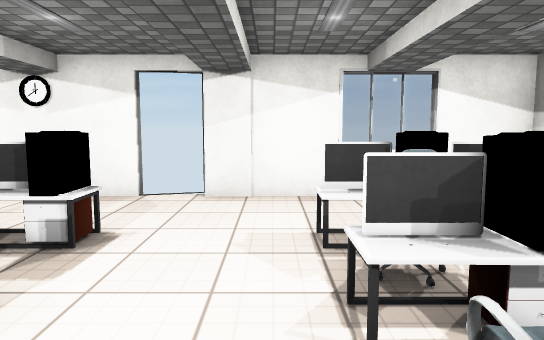
View 1 (above)

19 first-person views from a walk through a scene from a Unity 3-D project. The camera is 1.3 m above the floor, tilts 6° down and sees 70° across. The floor is counted in squares, 1 m on a side. Each view is taken from the middle of a square. On the plan, view 1 faces up. The plan holds only what a view shows up to about 16 squares ahead; the rest is blank. The place goes on beyond the plan. The player character is not drawn. Door leaves are left out, so doorways stand open. Some surface patterns are stand-ins.

View 2
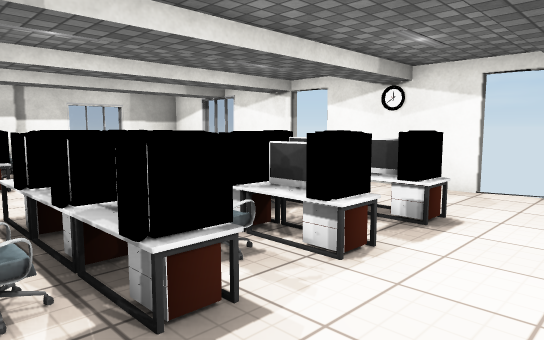

View 3
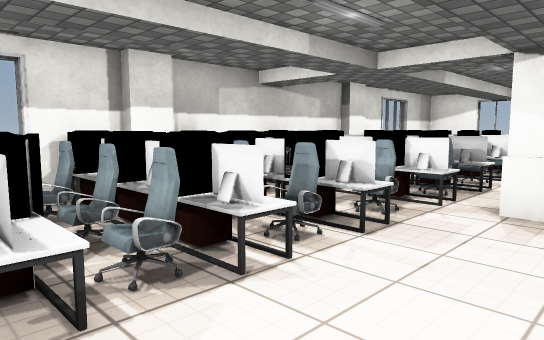

View 4
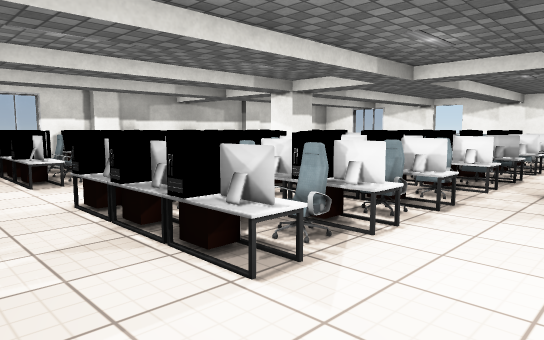

View 5
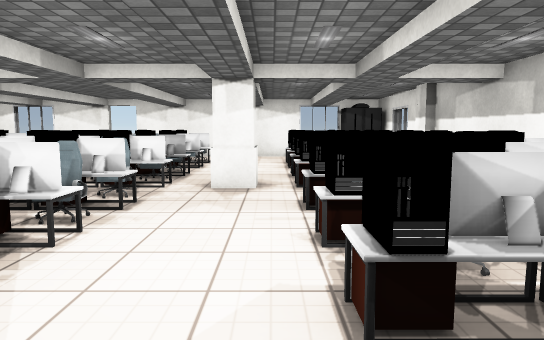

View 6
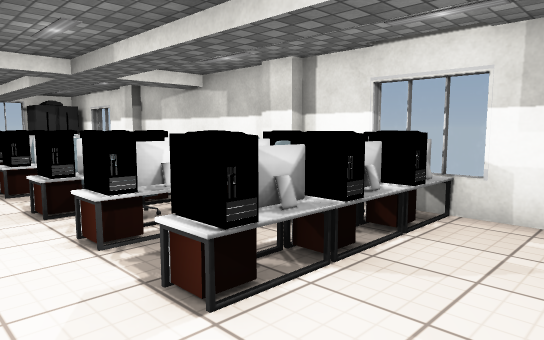

View 7
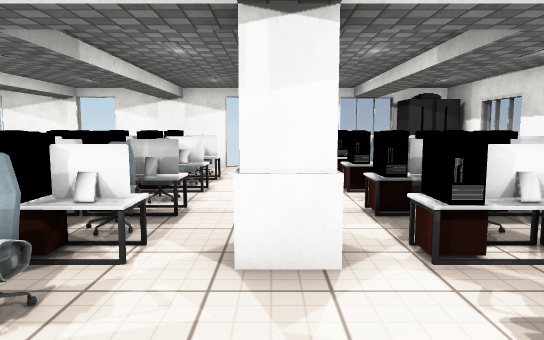

View 8
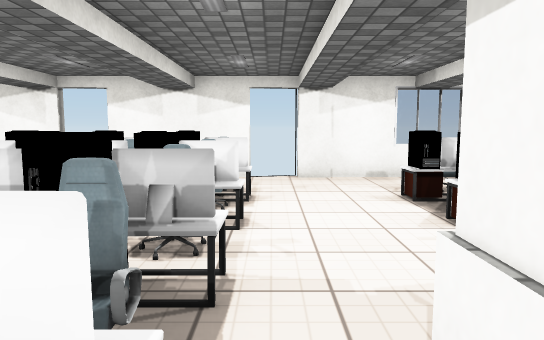

View 9
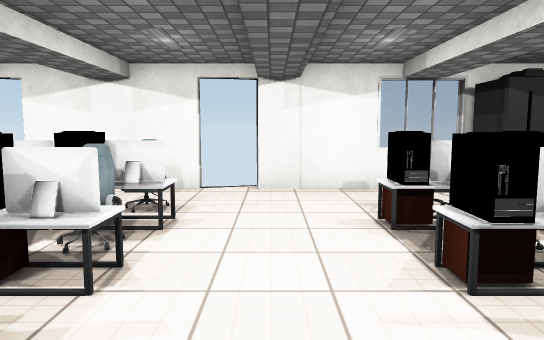

View 10
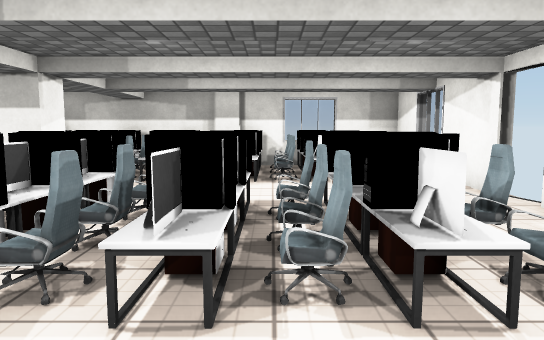

View 11
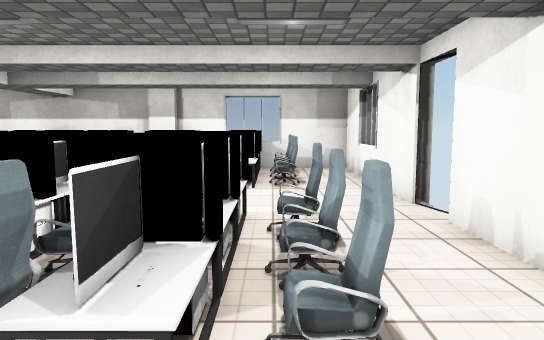

View 12
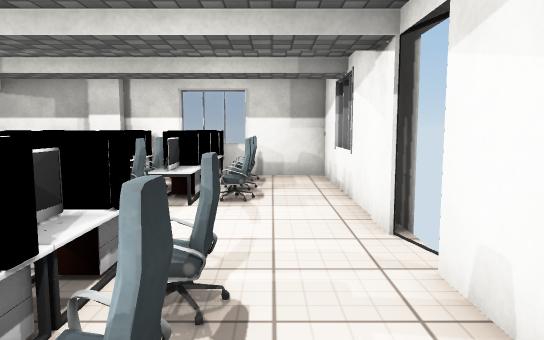

View 13
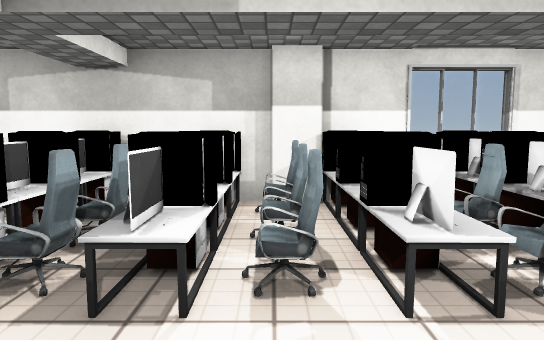

View 14
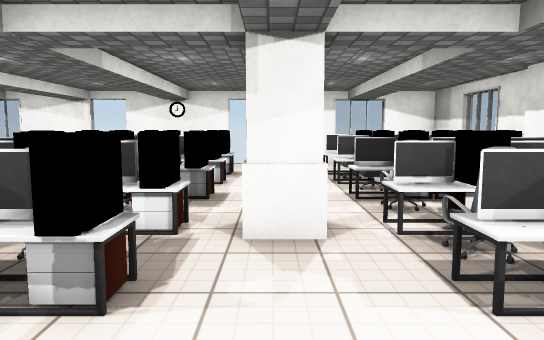

View 15
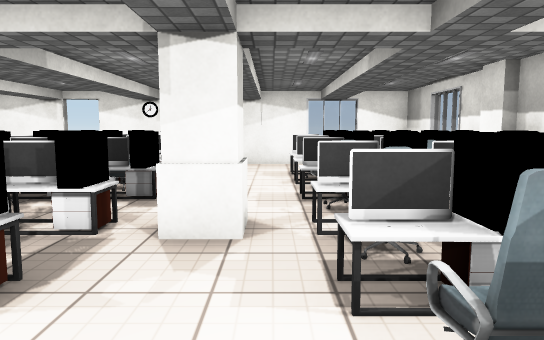

View 16
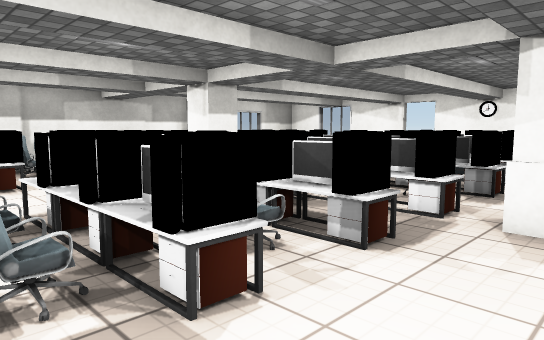

View 17
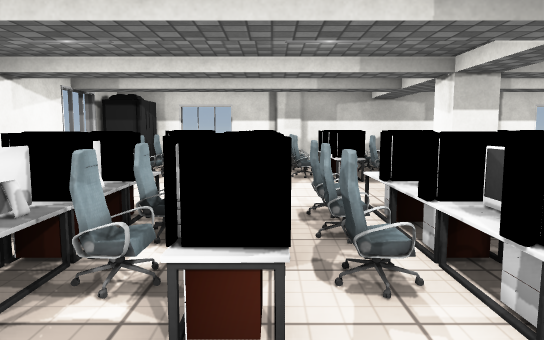

View 18
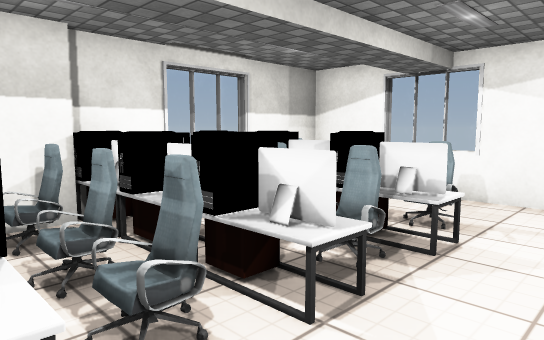

View 19
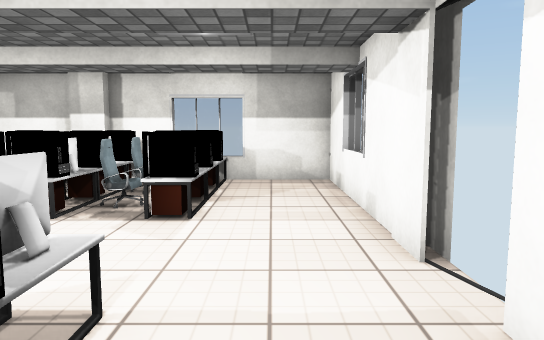

### Floor plan
Points are (right, up) in squares from view 1. A wall is a line through its corners. A room is listed if a view was taken in it or the views show most of it. See-through windows are left out.
Room 1 (views 1, 2, 3, 4, 5, 6, 7, 8, 9, 10, 11, 12, 13, 14, 15, 16, 17, 18, 19)
walls: (-7.7, -1.6) (-7.7, -2.5) (-8.6, -2.5) (-8.6, -1.6) (-7.7, -1.6); (-1.3, -1.6) (-0.4, -1.6) (-0.4, -2.5) (-1.3, -2.5) (-1.3, -1.6); (-14, 0.6) (-14, -5) (-13.7, -5) (-13.7, -5.6); (-13.7, 1.9) (-13.7, 1.4); (-6.5, -11.5) (-2.5, -11.5); (-2.5, 7.5) (-6.5, 7.5); (-7.6, 7.5) (-14, 7.5) (-14, 1.8); (-14, -6.5) (-14, -10.6); (-7.6, 7.8) (-8.4, 7.8); (-1.4, -11.5) (5, -11.5) (5, -6.4); (4.7, -5.6) (4.7, -5); (-1.4, -11.8) (-0.5, -11.8); (5, -5.1) (5, 1) (4.7, 1) (4.7, 1.6); (5, 2.4) (5, 7.5) (-1.4, 7.5); (-12.8, -11.5) (-7.6, -11.5); (5.2, -9.4) (5.2, -8.6); (5.4, 5.2) (4.9, 5.2)
ways out: open door at (-7, -11.5); open door at (-1.7, -11.7); open door at (-1.7, 7.7); gap at (-9, -2); gap at (-7.3, 7.7); gap at (0, -2)
objects: server (-13, -11) to (-12, -11); other object (-13, -5); other object (-13, -3); other object (-13, 1); other object (-13, 2); table (-13, 4) to (-13, 5); chair (-12, -10) to (-12, -9); other object (-12, -8); chair (-12, -5); computer (-12, -4); other object (-12, -3); other object (-12, 1); other object (-12, 2); computer (-12, 3); chair (-12, 4); computer (-12, 5); other object (-11, -9) to (-10, -9); computer (-11, -8) to (-10, -8); other object (-11, -7) to (-10, -7); computer (-11, -6) to (-10, -6); chair (-11, -5) to (-10, -5); computer (-11, -4) to (-10, -4); chair (-11, -3); computer (-11, -2) to (-10, -2); other object (-11, -1); other object (-11, 0); other object (-11, 1); table (-11, 2); chair (-11, 3); table (-11, 4); computer (-11, 5) to (-10, 5); table (-10, 0); computer (-10, 1); table (-10, 2); computer (-10, 3); table (-10, 4); chair (-6, -9); computer (-6, -8); chair (-6, -7); computer (-6, -6); chair (-6, -5); computer (-6, -4); chair (-6, -3); computer (-6, -2); chair (-6, -1) to (-6, 0); computer (-6, 1); chair (-6, 2); computer (-6, 3); chair (-6, 4); computer (-6, 5); chair (-5, -9) to (-4, -9); computer (-5, -8); chair (-5, -7); other object (-5, -6); chair (-5, -5); computer (-5, -4); other object (-5, -3); other object (-5, -2); other object (-5, -1); table (-5, 0); other object (-5, 1); table (-5, 2); computer (-5, 3); table (-5, 4); computer (-5, 5); table (-4, -8); table (-4, -7); table (-4, -6); table (-4, -4); other object (-4, -2); table (-4, 0) to (-4, 1); table (-4, 2) to (-4, 3); table (-4, 4) to (-4, 5); chair (-3, -9); computer (-3, -8); chair (-3, -7); computer (-3, -6); chair (-3, -5); computer (-3, -4); other object (-3, -3); computer (-3, -2); chair (-3, -1); table (-3, 0) to (-2, 0); chair (-3, 1); table (-3, 2) to (-2, 2); table (-3, 4) to (-2, 4); computer (-3, 5); table (-2, -8); table (-2, -6); table (-2, -4); table (-2, -2); computer (-2, 1); computer (-2, 3); computer (0, 1); computer (0, 3); chair (1, -10); table (1, -9); computer (1, -8); chair (1, -7); computer (1, -6); chair (1, -5); computer (1, -4); chair (1, -3); computer (1, -2); chair (1, -1); table (1, 0); chair (1, 1); table (1, 2); chair (1, 3); table (1, 4); computer (1, 5); chair (2, -9) to (3, -9); computer (2, -8) to (3, -8); chair (2, -7) to (3, -7); computer (2, -6) to (3, -6); chair (2, -5) to (3, -5); table (2, -4) to (3, -4); chair (2, -3) to (3, -3); computer (2, -2) to (3, -2); other object (2, -1) to (3, -1); table (2, 0) to (3, 0); computer (2, 1) to (3, 1); table (2, 2) to (3, 2); computer (2, 3) to (3, 3); other object (2, 4) to (3, 4); computer (2, 5) to (3, 5); other object (4, -9); computer (4, -8); other object (4, -7); computer (4, -6); chair (4, -5); table (4, -4); table (4, -2); other object (4, -1) to (4, 0); other object (4, 1); other object (4, 3); chair (4, 4)

Where each view was taken, in squares from view 1:
view 1: 0 up, 0 right, facing up
view 2: 1 down, 0 right, facing up-left
view 3: 5 up, 2 left, facing down-right
view 4: 7 up, 9 left, facing down-right
view 5: 7 up, 9 left, facing down
view 6: 7 up, 8 left, facing down-left
view 7: 2 up, 8 left, facing down
view 8: 1 down, 7 left, facing down
view 9: 3 down, 8 left, facing down
view 10: 7 down, 9 left, facing right
view 11: 9 down, 8 left, facing right
view 12: 10 down, 6 left, facing right
view 13: 5 down, 2 left, facing right
view 14: 7 down, 1 left, facing up
view 15: 7 down, 0 right, facing up
view 16: 8 down, 0 right, facing up-left
view 17: 6 down, 0 right, facing left
view 18: 4 down, 1 left, facing down-right
view 19: 6 up, 4 left, facing left
